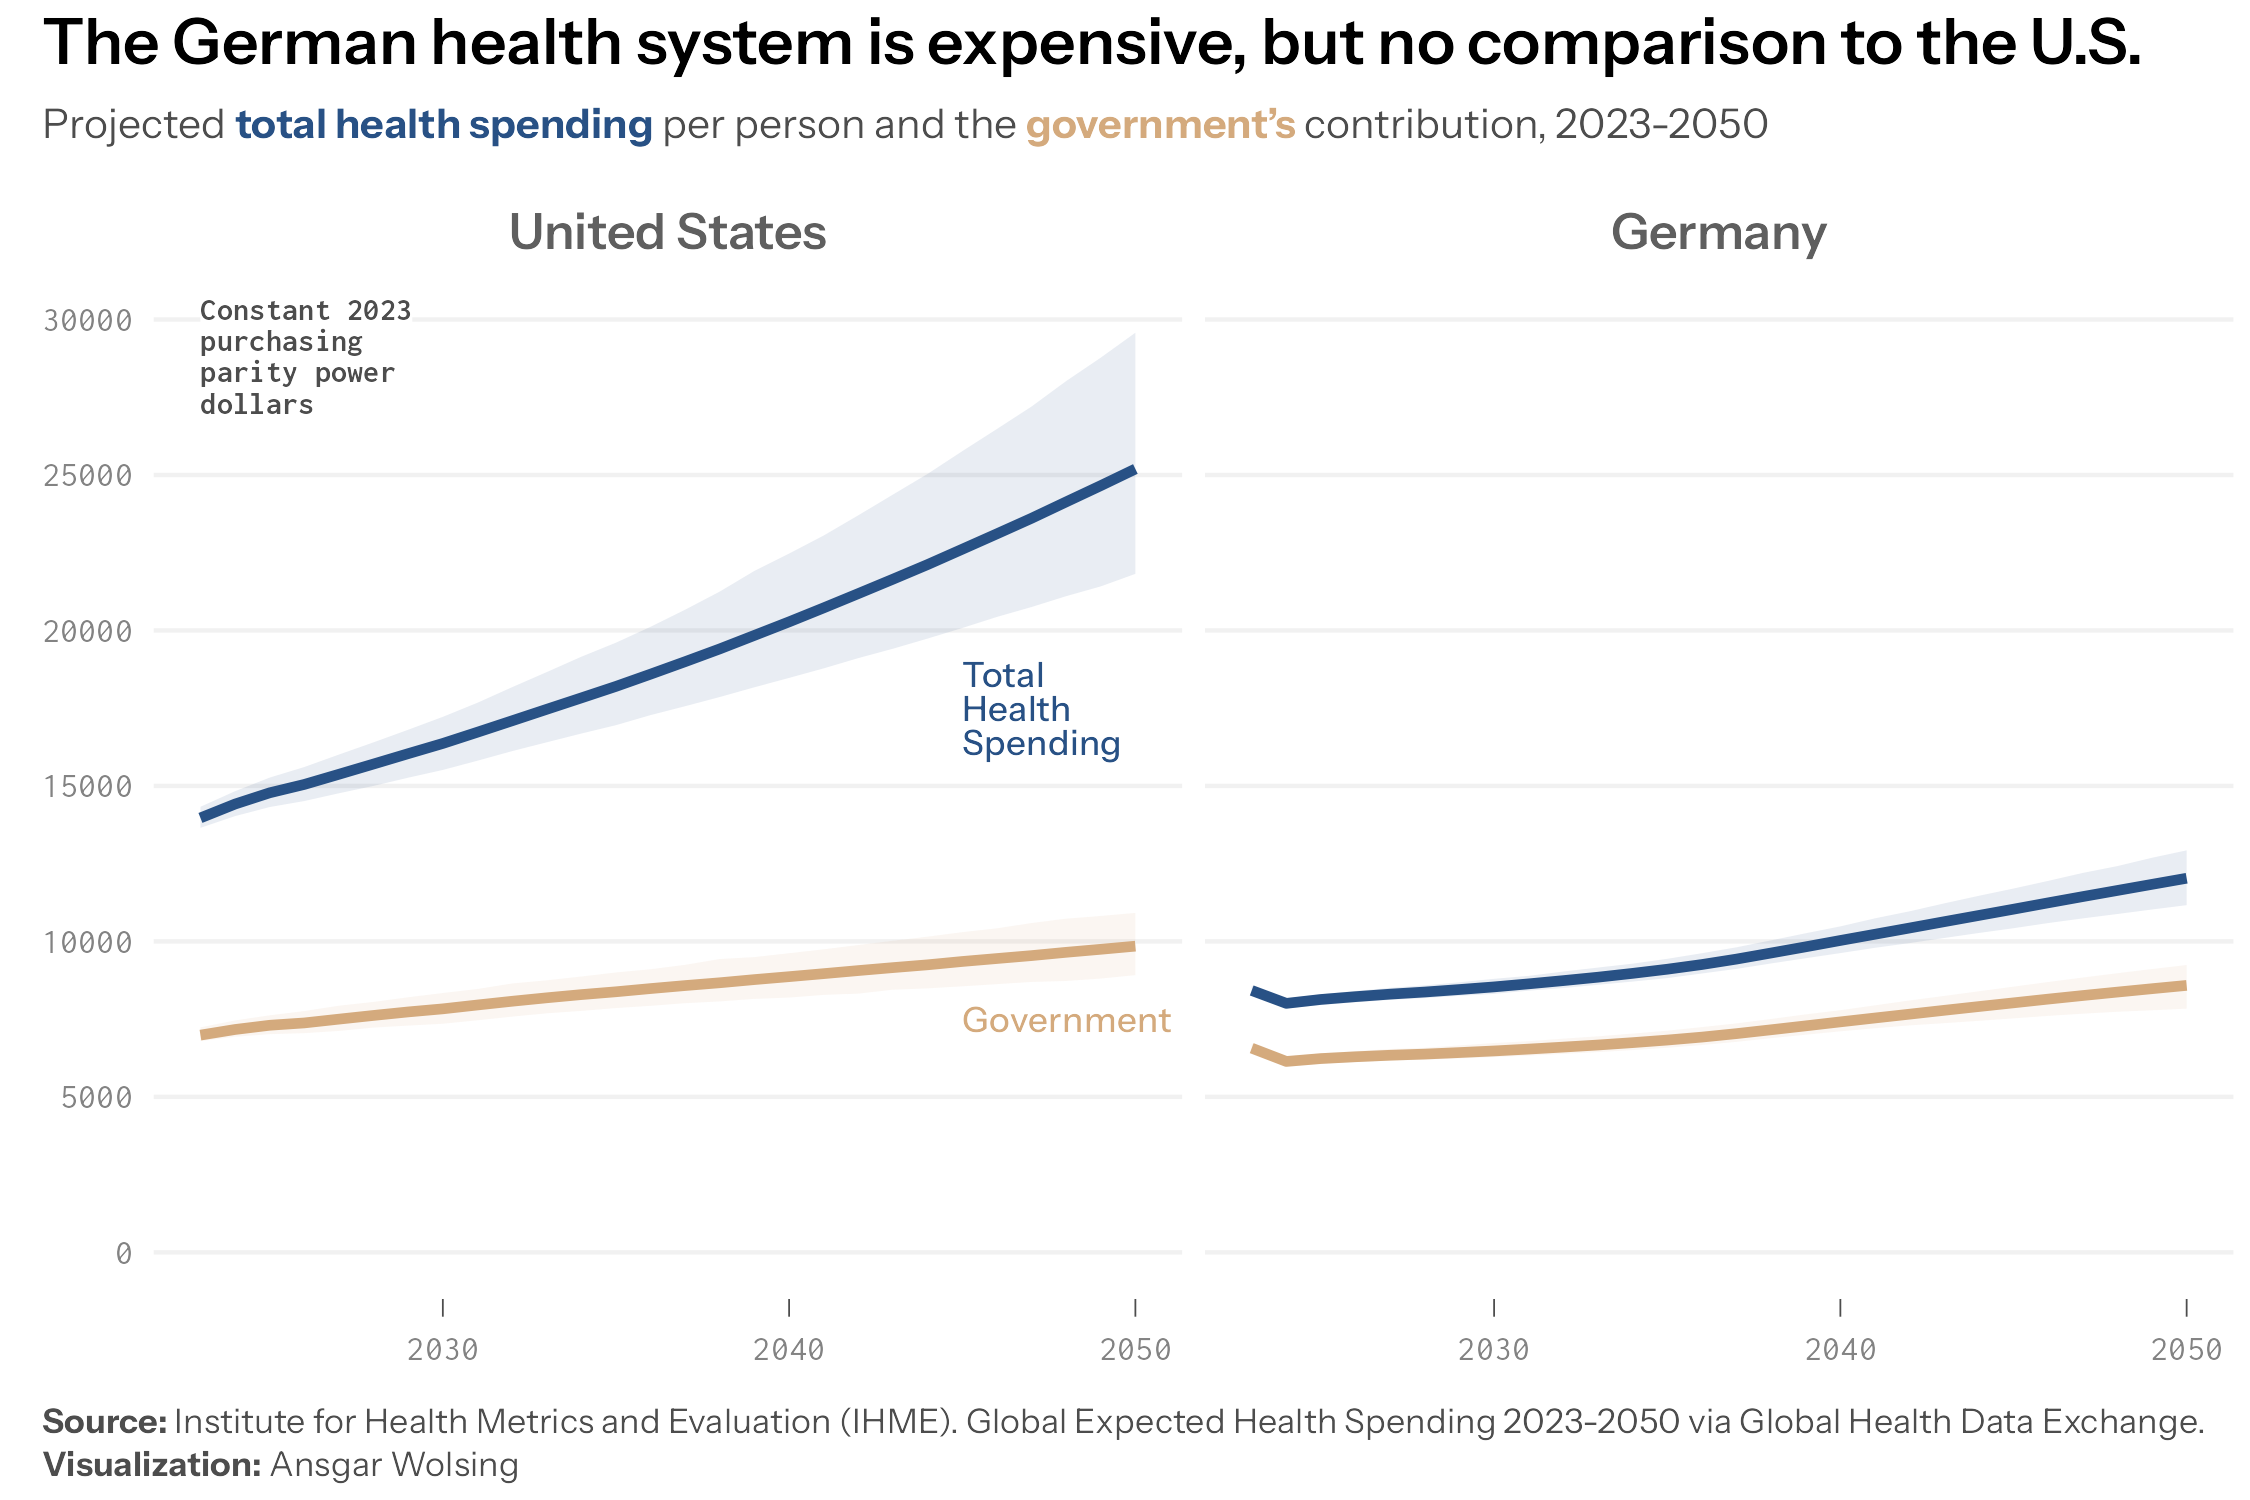

The R source for this figure:
library(tidyverse)
library(ggtext)
library(here)

#' Source: 
#' Suggested Citation:
#' Institute for Health Metrics and Evaluation (IHME). Global Expected Health Spending 2023-2050. Seattle,
#' United States of America: Institute for Health Metrics and Evaluation (IHME), 2025.
#' 
#' Log in and download zip file from
#' https://ghdx.healthdata.org/record/ihme-data/global-expected-health-spending-2023-2050-20251114

df <- read_csv(here("2026", "30", "IHME_EXPECTED_HEALTH_SPENDING_2023_2050_Y2025M11D06.CSV"))

# Country selection: Top 10 in 2023, excluding small states (pop < 1M)
selected_countries <- df |>
  filter(
    year == min(year), level == "Country",
    !location_name %in% c("Monaco", "Greenland", "Luxembourg")
  ) |>
  arrange(desc(ghes_per_cap_mean)) |> 
  slice_max(order_by = ghes_per_cap_mean, n = 10) |> 
  pull(iso3)


df |> 
  filter(iso3 %in% selected_countries) |> 
  mutate(
    location_name = ifelse(!is.na(iso3) & iso3 == "USA", "United States", location_name),
    location_name = fct_reorder(location_name, -ghes_per_cap_ppp_mean, .fun = max)) |> 
  ggplot(aes(year, ghes_per_cap_ppp_mean, group = location_name)) +
  geom_line(
    col = "grey80", layout = "fixed", linewidth = 0.2) +
  geom_ribbon(
    aes(ymin = ghes_per_cap_ppp_lower, ymax = ghes_per_cap_ppp_upper),
    alpha = 0.1, linewidth = 0.1, fill = "#285185"
  ) +
  geom_line(linewidth = 1.2, col = "#285185") +
  coord_cartesian(ylim = c(5e3, NA)) +
  facet_wrap(vars(location_name), ncol = 5) +
  guides(fill = "none", color = "none") +
  labs(
    title = "Title",
    subtitle = "*Total Health Spending per person
    (constant 2023 purchasing parity power dollars)*",
    caption = "**Source:** Institute for Health Metrics and Evaluation (IHME).
    Global Expected Health Spending 2023-2050 via Global Health Data Exchange.
    **Visualization:** Ansgar Wolsing"
  ) +
  theme_minimal(
    base_family = "Instrument Sans", paper = "white", ink = "grey30") +
  theme(
    panel.grid.major.x = element_blank(),
    panel.grid.minor.x = element_blank(),
    panel.grid.minor.y = element_blank(),
    axis.title = element_blank(),
    plot.title = element_text(
      family = "Instrument Sans SemiBold", size = rel(1.4)),
    plot.title.position = "plot",
    plot.subtitle = element_textbox(
      width = 0.95, margin = margin(t = 2, b = 10),
      lineheight = 1.4, size = rel(0.9)),
    plot.caption =  element_textbox(
      width = 1, hjust = 0, lineheight = 1.1, size = rel(0.75),
      margin = margin(t = 10)),
    plot.caption.position = "plot",
    plot.margin = margin(t = 4, r = 60, b = 4, l = 10),
    axis.ticks.x = element_line(linewidth = 0.2),
    axis.ticks.length.x = unit(1.5, "mm")
  )
ggsave(here("2026", "30", "30-ghdx.png"), width = 9, height = 5)


selected_countries <- c("USA", "DEU")
df |> 
  filter(iso3 %in% selected_countries) |> 
  mutate(
    location_name = ifelse(!is.na(iso3) & iso3 == "USA", "United States", location_name),
    location_name = fct_reorder(location_name, -ghes_per_cap_ppp_mean, .fun = max)) |> 
  ggplot(aes(year, ghes_per_cap_ppp_mean, group = location_name)) +
  geom_ribbon(
    aes(ymin = ghes_per_cap_ppp_lower, ymax = ghes_per_cap_ppp_upper),
    alpha = 0.1, linewidth = 0.1, fill = "#D4AA7D"
  ) +
  geom_line(linewidth = 1.2, col = "#D4AA7D") +
  geom_ribbon(
    aes(ymin = the_per_cap_ppp_lower, ymax = the_per_cap_ppp_upper),
    alpha = 0.1, linewidth = 0.1, fill = "#285185"
  ) +
  geom_line(aes(y = the_per_cap_ppp_mean), linewidth = 1.2, col = "#285185") +
  geom_label(
    data = data.frame(
      location_name = factor("United States", levels = c("United States", "Germany")),
      x = 2045, y = c(7.5e3, 17.5e3),
      label = c("Government", "Total\nHealth\nSpending"),
      col = c("#D4AA7D", "#285185")
    ),
    aes(x, y, label = label, col = col),
    family = "Instrument Sans Medium", size = 3,
    fill = "white", label.size = 0, label.padding = unit(0, "mm"),
    hjust = 0, lineheight = 0.8
  ) +
  # y axis label
  geom_label(
    data = data.frame(
      location_name = factor("United States", levels = c("United States", "Germany")),
      x = 2023, y = 3e4,
      label = "Constant 2023 purchasing parity power dollars"
    ),
    aes(x, y, label = str_wrap(label, 16)),
    family = "Inconsolata Bold", size = 2.75,
    fill = "white", label.size = 0, label.padding = unit(0, "mm"),
    hjust = 0, vjust = 0.8, lineheight = 0.8, col = "grey30"
  ) +  
  scale_y_continuous(breaks = seq(0, 3e4, 5e3)) +
  scale_color_identity() +
  coord_cartesian(ylim = c(0, NA)) +
  facet_wrap(vars(location_name), nrow = 1) +
  guides(fill = "none", color = "none") +
  labs(
    title = "The German health system is expensive, but no comparison to the U.S.",
    subtitle = "Projected <b style='color:#285185'>total health spending</b> per person
      and the <b style='color:#D4AA7D'>government's</b> contribution, 2023-2050",
    caption = "**Source:** Institute for Health Metrics and Evaluation (IHME).
    Global Expected Health Spending 2023-2050 via Global Health Data Exchange.
    **Visualization:** Ansgar Wolsing"
  ) +
  theme_minimal(
    base_family = "Instrument Sans", paper = "white", ink = "grey30") +
  theme(
    panel.grid.major.x = element_blank(),
    panel.grid.minor.x = element_blank(),
    panel.grid.minor.y = element_blank(),
    axis.title = element_blank(),
    plot.title = element_text(
      family = "Instrument Sans SemiBold", color = "black", 
      size = rel(1.4)),
    plot.title.position = "plot",
    plot.subtitle = element_textbox(
      width = 0.95, margin = margin(t = 2, b = 10),
      lineheight = 1.4, size = rel(0.9)),
    plot.caption =  element_textbox(
      width = 1, hjust = 0, lineheight = 1.25, size = rel(0.75),
      margin = margin(t = 10)),
    plot.caption.position = "plot",
    plot.margin = margin(t = 4, r = 4, b = 4, l = 10),
    axis.text = element_text(family = "Inconsolata"),
    axis.ticks.x = element_line(linewidth = 0.2),
    axis.ticks.length.x = unit(1.5, "mm"),
    strip.text = element_text(
      family = "Instrument Sans SemiBold", size = 12)
  )
ggsave(here("2026", "30", "30-ghdx.png"), width = 7.5, height = 5)
